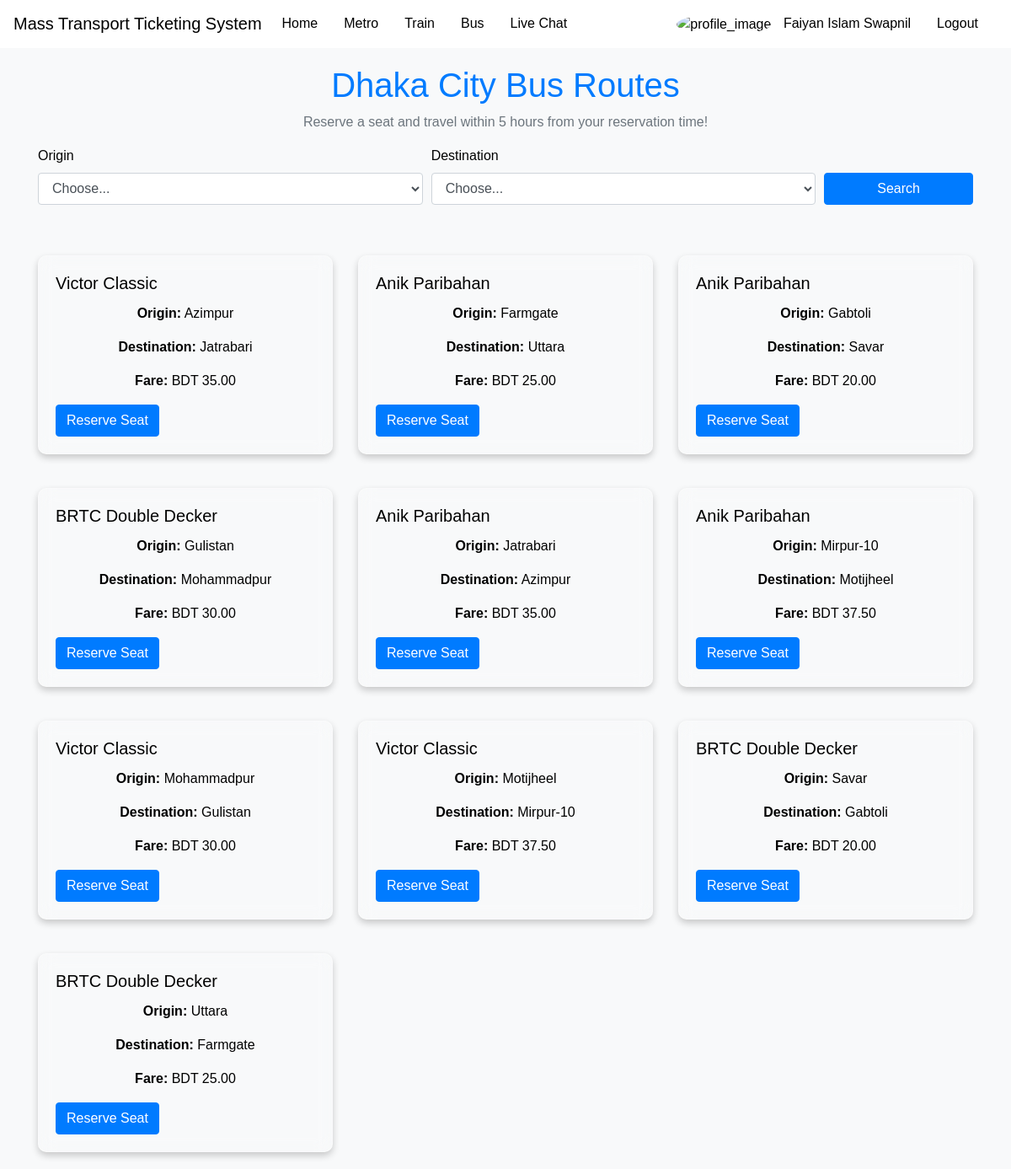
The app's page /bus.php (signed in) with its own data.
### tables this page shows
CREATE TABLE `routes` (
  `id` int(11) NOT NULL,
  `origin` varchar(100) NOT NULL,
  `destination` varchar(100) NOT NULL,
  `distance` int(11) NOT NULL,
  `fare` decimal(10,2) NOT NULL
);

CREATE TABLE `buses` (
  `id` int(11) NOT NULL,
  `bus_name` varchar(100) NOT NULL,
  `capacity` int(11) NOT NULL
);

### bus.php (the view, shortened to what this page needs)
<?php
include 'db.php';
$pdo = $conn3;
$query = "
    SELECT r.id, b.bus_name, b.capacity, r.origin, r.destination, r.fare
    FROM routes r
    JOIN buses b ON b.id = (SELECT id FROM buses WHERE r.id % 3 + 1 = buses.id LIMIT 1)
    WHERE 1=1
";
$query .= " ORDER BY r.origin, r.destination";
$stmt = $pdo->query($query);
$routes = $stmt->fetch_all(MYSQLI_ASSOC);
?>
<!DOCTYPE html>
<html>
<head>
    <link rel="stylesheet" href="https://stackpath.bootstrapcdn.com/bootstrap/4.5.2/css/bootstrap.min.css">
    <link rel="stylesheet" href="https://cdnjs.cloudflare.com/ajax/libs/font-awesome/5.15.3/css/all.min.css">
</head>
<body>
    <?php include 'nav.php'; ?>
    <h1>Dhaka City Bus Routes</h1>
    <p>Reserve a seat and travel within 5 hours from your reservation time!</p>
    <div class="container">
        <form method="GET" class="mb-4">
            <div class="form-row">
                <div class="form-group col-md-5">
                    <label for="origin">Origin</label>
                    <select id="origin" name="origin" class="form-control">
                        <option value="">Choose...</option>
                    </select>
                </div>
                <div class="form-group col-md-5">
                    <label for="destination">Destination</label>
                    <select id="destination" name="destination" class="form-control">
                        <option value="">Choose...</option>
                    </select>
                </div>
                <div class="form-group col-md-2 align-self-end">
                    <button type="submit" class="btn btn-primary btn-block">Search</button>
                </div>
            </div>
        </form>
        <div class="row">
            <?php if (count($routes) > 0): ?>
                <?php foreach ($routes as $route): ?>
                    <div class="col-md-4">
                        <div class="card">
                            <div class="card-body">
                                <h5 class="card-title"><?php echo $route['bus_name']; ?></h5>
                                <p class="card-text"><strong>Origin:</strong> <?php echo $route['origin']; ?></p>
                                <p class="card-text"><strong>Destination:</strong> <?php echo $route['destination']; ?></p>
                                <p class="card-text"><strong>Fare:</strong> BDT <?php echo number_format($route['fare'], 2); ?></p>
                                <a href="bus_reserve.php?route_id=<?php echo $route['id']; ?>" class="btn btn-primary">Reserve Seat</a>
                            </div>
                        </div>
                    </div>
                <?php endforeach; ?>
            <?php else: ?>
                <div class="col-12">
                    <p class="text-center">No routes found for the selected origin and destination.</p>
                </div>
            <?php endif; ?>
        </div>
    </div>
</body>
</html>

### bus.php (style rules this page uses)
body { background-color: #f8f9fa; color: #000000; font-family: Arial, sans-serif; animation: fadeIn 2s ease-in-out; }
h1 { margin-top: 20px; text-align: center; color: #007bff; animation: fadeIn 2s ease-in-out; }
p { text-align: center; color: #6c757d; animation: fadeIn 2s ease-in-out; }
.card { margin: 20px auto; animation: fadeIn 2s ease-in-out; transition: transform 0.3s, box-shadow 0.3s; background: rgba(255, 255, 255, 0.1); border-radius: 10px; backdrop-filter: blur(10px); box-shadow: 0 4px 8px rgba(0, 0, 0, 0.2); border: 1px solid rgba(255, 255, 255, 0.3); }
.card-body { color: #000000; }
.card-title, .card-text { color: inherit; }
.form-row { animation: fadeIn 2s ease-in-out; }
.btn-primary { background-color: #007bff; border-color: #007bff; transition: background-color 0.3s, border-color 0.3s, transform 0.3s; }

### nav.php (style rules this page uses)
:root { --navbar-bg-light: #ffffff; --navbar-bg-dark: #2c2c2c; --nav-link-light: #000000; --nav-link-dark: #e0e0e0; --nav-link-hover: #007bff; }

### records on screen
routes: buses.bus_name "Victor Classic", origin "Azimpur", destination "Jatrabari", fare "35.00"
routes: buses.bus_name "Anik Paribahan", origin "Farmgate", destination "Uttara", fare "25.00"
routes: buses.bus_name "Anik Paribahan", origin "Gabtoli", destination "Savar", fare "20.00"
routes: buses.bus_name "BRTC Double Decker", origin "Gulistan", destination "Mohammadpur", fare "30.00"
routes: buses.bus_name "Anik Paribahan", origin "Jatrabari", destination "Azimpur", fare "35.00"
routes: buses.bus_name "Anik Paribahan", origin "Mirpur-10", destination "Motijheel", fare "37.50"
routes: buses.bus_name "Victor Classic", origin "Mohammadpur", destination "Gulistan", fare "30.00"
routes: buses.bus_name "Victor Classic", origin "Motijheel", destination "Mirpur-10", fare "37.50"
routes: buses.bus_name "BRTC Double Decker", origin "Savar", destination "Gabtoli", fare "20.00"
routes: buses.bus_name "BRTC Double Decker", origin "Uttara", destination "Farmgate", fare "25.00"

### other values on screen
$_SESSION['user_name'] "Faiyan Islam Swapnil"
